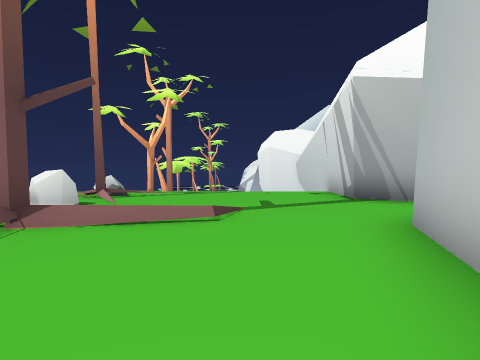
View 1 (above)

24 first-person views from a walk through a scene from a Unity 3-D project. The camera is 1.2 m above the floor, tilts 2° down and sees 75° across. The floor is counted in squares, 1.8 m on a side. Each view is taken from the middle of a square. On the plan, view 1 faces up. The plan holds only what a view shows up to about 10 squares ahead; the rest is blank. The place goes on beyond the plan. The player character is not drawn.

View 2
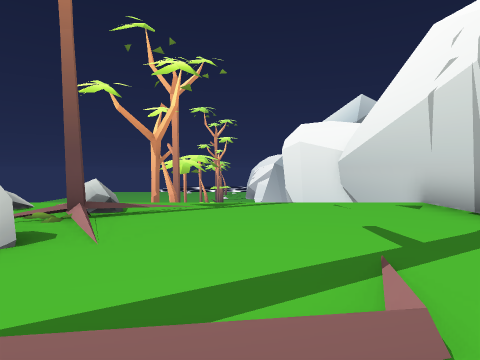

View 3
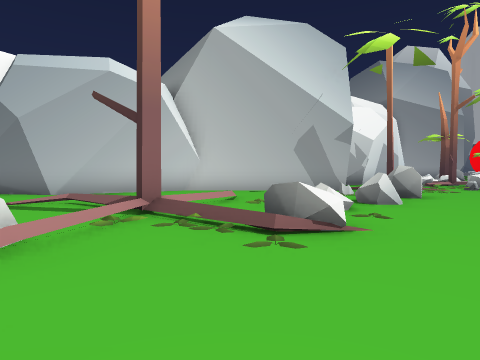

View 4
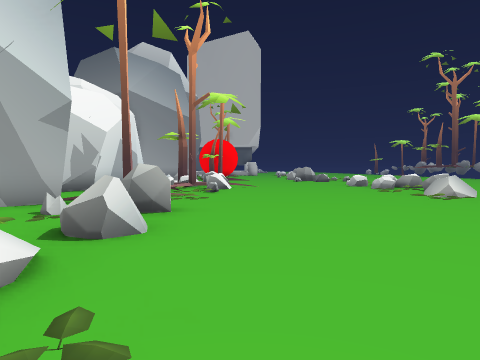

View 5
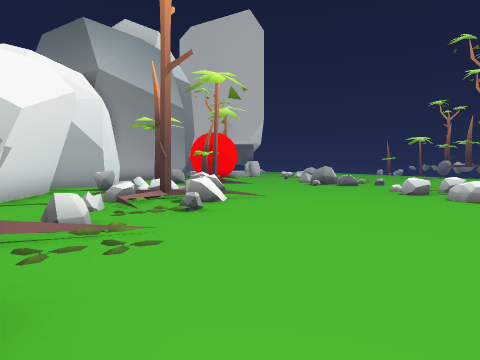

View 6
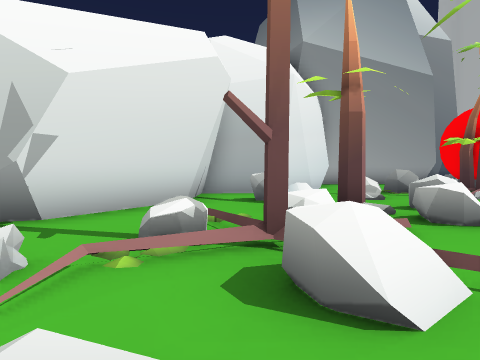

View 7
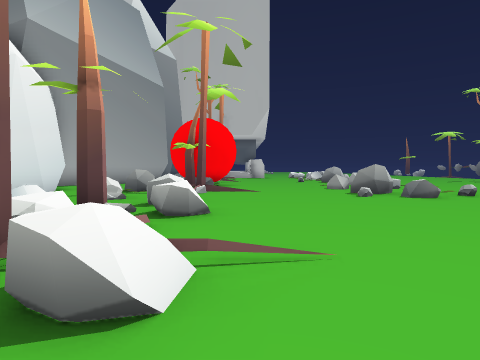

View 8
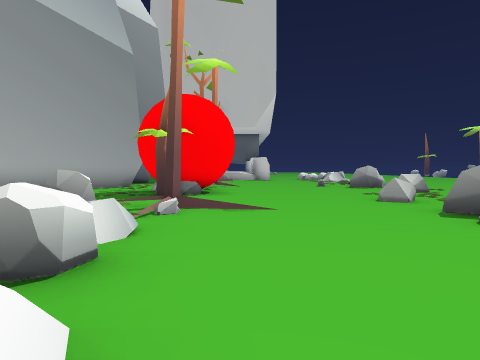

View 9
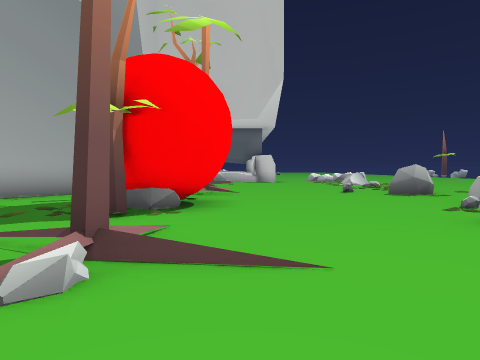

View 10
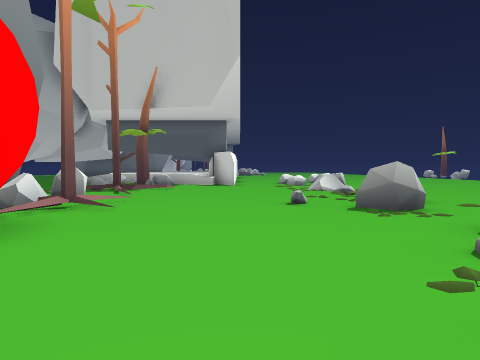

View 11
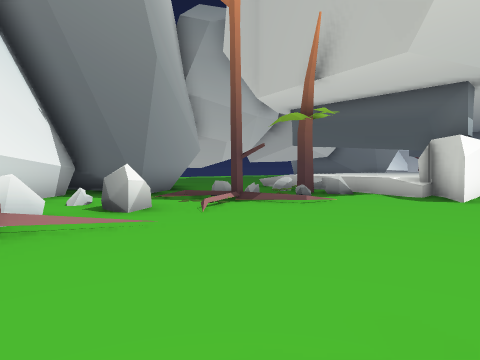

View 12
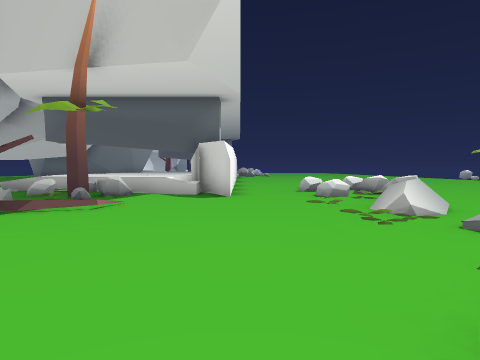

View 13
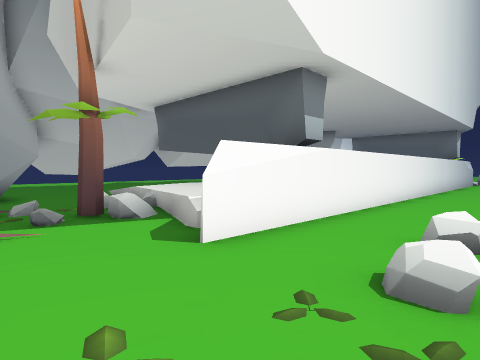

View 14
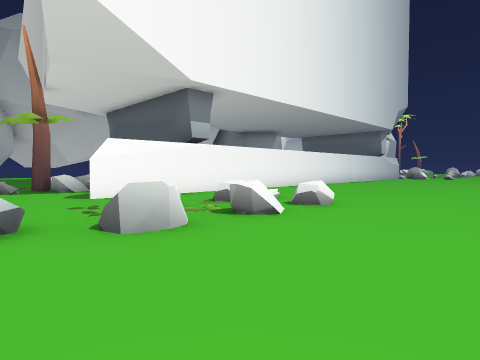

View 15
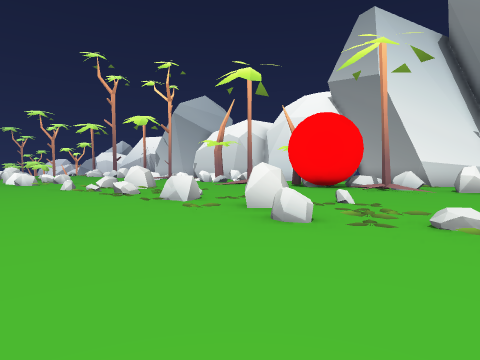

View 16
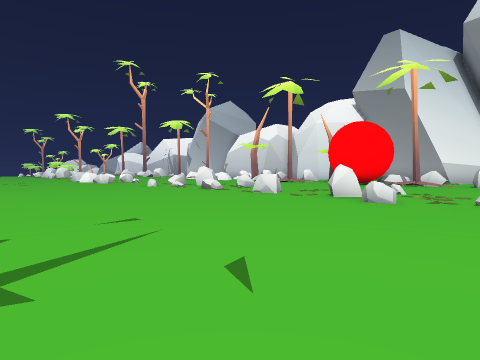

View 17
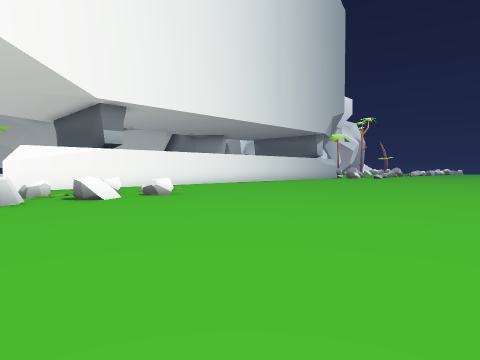

View 18
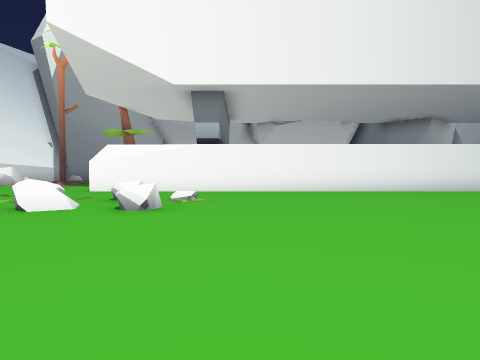

View 19
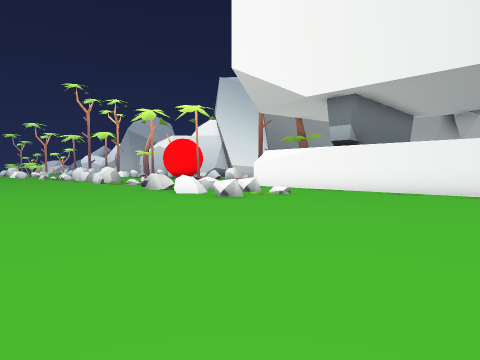

View 20
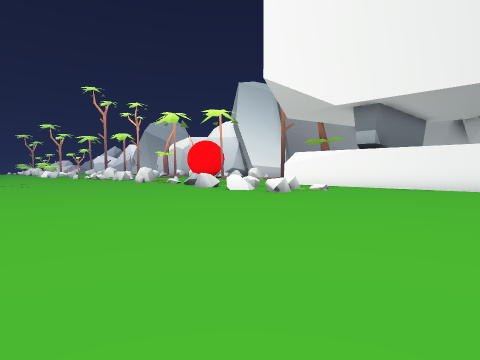

View 21
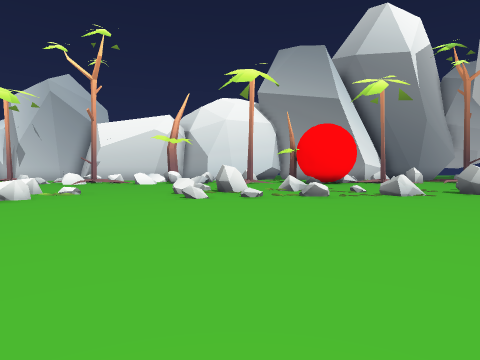

View 22
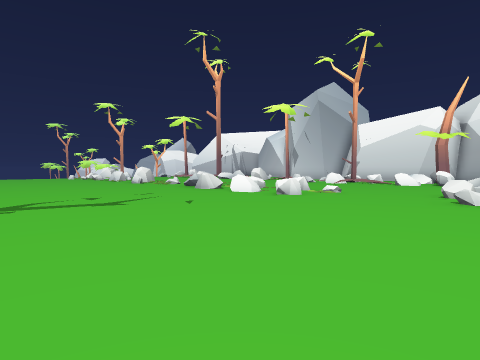

View 23
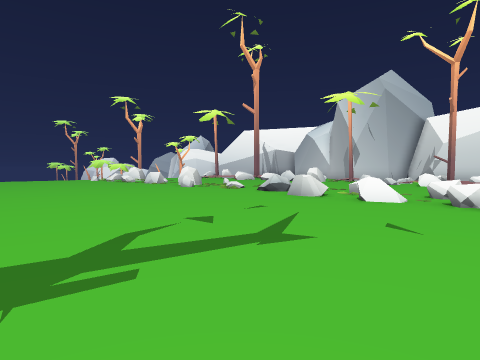

View 24
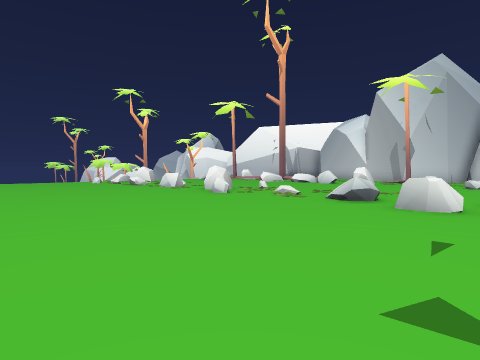

### Floor plan
Key: @ floor where view 1 was taken; # wall or solid block; x gap in a wall; . floor; / step, stairs or slope; = window, fence, low wall or low ledge; ^ raised ledge; v drop or lower ground; T tree; R rock.
Columns run from 19 left of view 1 to 3 right of it. Each row starts with its distance up from view 1.
 12                      v#
 11                      v#
 10                      v#
  9                .......#
  8                .#.....#
  7                .T.....#
  6             ...##.....#
  5             .../x../...
  4             ..//#//...#
  3    ..       ..=/#/...##
  2   ....      ..////...#
  1   .....    ....///..##
  0   ...../  ....///..@#
 -1  ......// ..../=/..##
 -2  ......//.....=#/.##
 -3  ......///....// ##
 -4  ......///..../T
 -5  ......///.....//.
 -6  ......=/.....//..#
 -7 .......x/.....RT..#
 -8 .......RR..../#R=.#
 -9 ........R...../R/.##
-10 .......R......R /..#
-11 .............. /RR.##
-12 ..............R.T..##
-13 .........=....=/^. #
-14 .......////..../.. #
-15 ......../##../T/= .#
-16  .....././..../ / .#
-17   .....///=.../T/
-18   .....///....##/.
-19   ...../^.....##...##
-20   ......./....# /.##
-21  ....../#/....T. ##
-22  ........//...##/##
-23  .......//.....#=.##
-24  ......./....././..###
-25  .....././....//T####
-26   ....../...../T####
-27 ........./....///.##
-28 .......^./.....T#..##
-29 .......R/R..#.R#R...
-30 .......R//..#==R===
-31 .......R.R..##
-32  ...........##
-33 ............#
-34 ............#
-35 ............#
-36 ............#
-37 ............#

Where each view was taken, in squares from view 1:
view 1: 0 up, 0 right, facing up
view 2: 3 up, 1 left, facing up
view 3: 6 up, 7 left, facing down-right
view 4: 3 up, 6 left, facing down
view 5: 1 down, 6 left, facing down
view 6: 6 down, 6 left, facing down-right
view 7: 6 down, 6 left, facing down
view 8: 10 down, 6 left, facing down
view 9: 13 down, 6 left, facing down
view 10: 16 down, 8 left, facing down
view 11: 21 down, 9 left, facing down-right
view 12: 21 down, 8 left, facing down
view 13: 26 down, 11 left, facing down-right
view 14: 26 down, 15 left, facing down-right
view 15: 25 down, 15 left, facing up-right
view 16: 25 down, 18 left, facing up-right
view 17: 27 down, 19 left, facing down-right
view 18: 33 down, 17 left, facing right
view 19: 37 down, 17 left, facing up-right
view 20: 37 down, 19 left, facing up-right
view 21: 15 down, 19 left, facing right
view 22: 15 down, 19 left, facing up-right
view 23: 11 down, 19 left, facing up-right
view 24: 8 down, 18 left, facing up-right
